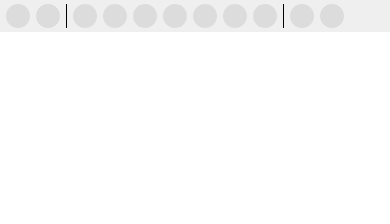
                  <widget class="QWidget" name="tab_5">
                   <attribute name="title">
                    <string>Solution Manager</string>
                   </attribute>
                   <layout class="QVBoxLayout" name="verticalLayout_22">
                    <property name="spacing">
                     <number>0</number>
                    </property>
                    <property name="leftMargin">
                     <number>0</number>
                    </property>
                    <property name="topMargin">
                     <number>0</number>
                    </property>
                    <property name="rightMargin">
                     <number>0</number>
                    </property>
                    <property name="bottomMargin">
                     <number>0</number>
                    </property>
                    <item>
                     <widget class="QWidget" name="widget_8" native="true">
                      <property name="minimumSize">
                       <size>
                        <width>0</width>
                        <height>24</height>
                       </size>
                      </property>
                      <layout class="QHBoxLayout" name="horizontalLayout_22">
                       <property name="leftMargin">
                        <number>6</number>
                       </property>
                       <property name="topMargin">
                        <number>4</number>
                       </property>
                       <property name="rightMargin">
                        <number>6</number>
                       </property>
                       <property name="bottomMargin">
                        <number>4</number>
                       </property>
                       <item>
                        <widget class="QPushButton" name="pushButton_11">
                         <property name="sizePolicy">
                          <sizepolicy hsizetype="Fixed" vsizetype="Fixed">
                           <horstretch>0</horstretch>
                           <verstretch>0</verstretch>
                          </sizepolicy>
                         </property>
                         <property name="minimumSize">
                          <size>
                           <width>24</width>
                           <height>24</height>
                          </size>
                         </property>
                         <property name="maximumSize">
                          <size>
                           <width>24</width>
                           <height>24</height>
                          </size>
                         </property>
                         <property name="styleSheet">
                          <string notr="true">QPushButton{
	background-color: rgb(220, 220, 220);
	color: rgb(100, 100, 100);
	border: 1px transparent;
	border-radius: 12px;
}

QPushButton:hover{
	background-color: rgb(200, 200, 200);
}</string>
                         </property>
                         <property name="text">
                          <string/>
                         </property>
                         <property name="icon">
                          <iconset resource="Resources.qrc">
                           <normaloff>:/SubWindow/src/ToolBar/SubWindow/Backward.png</normaloff>:/SubWindow/src/ToolBar/SubWindow/Backward.png</iconset>
                         </property>
                         <property name="iconSize">
                          <size>
                           <width>12</width>
                           <height>12</height>
                          </size>
                         </property>
                        </widget>
                       </item>
                       <item>
                        <widget class="QPushButton" name="pushButton_12">
                         <property name="sizePolicy">
                          <sizepolicy hsizetype="Fixed" vsizetype="Fixed">
                           <horstretch>0</horstretch>
                           <verstretch>0</verstretch>
                          </sizepolicy>
                         </property>
                         <property name="minimumSize">
                          <size>
                           <width>24</width>
                           <height>24</height>
                          </size>
                         </property>
                         <property name="maximumSize">
                          <size>
                           <width>24</width>
                           <height>24</height>
                          </size>
                         </property>
                         <property name="styleSheet">
                          <string notr="true">QPushButton{
	background-color: rgb(220, 220, 220);
	color: rgb(100, 100, 100);
	border: 1px transparent;
	border-radius: 12px;
}

QPushButton:hover{
	background-color: rgb(200, 200, 200);
}</string>
                         </property>
                         <property name="text">
                          <string/>
                         </property>
                         <property name="icon">
                          <iconset resource="Resources.qrc">
                           <normaloff>:/SubWindow/src/ToolBar/SubWindow/Forward.png</normaloff>:/SubWindow/src/ToolBar/SubWindow/Forward.png</iconset>
                         </property>
                         <property name="iconSize">
                          <size>
                           <width>12</width>
                           <height>12</height>
                          </size>
                         </property>
                        </widget>
                       </item>
                       <item>
                        <widget class="Line" name="line">
                         <property name="minimumSize">
                          <size>
                           <width>1</width>
                           <height>0</height>
                          </size>
                         </property>
                         <property name="maximumSize">
                          <size>
                           <width>1</width>
                           <height>16777215</height>
                          </size>
                         </property>
                         <property name="styleSheet">
                          <string notr="true">background-color: rgb(109, 109, 109);</string>
                         </property>
                         <property name="frameShadow">
                          <enum>QFrame::Plain</enum>
                         </property>
                         <property name="orientation">
                          <enum>Qt::Vertical</enum>
                         </property>
                        </widget>
                       </item>
                       <item>
                        <widget class="QPushButton" name="pushButton_13">
                         <property name="sizePolicy">
                          <sizepolicy hsizetype="Fixed" vsizetype="Fixed">
                           <horstretch>0</horstretch>
                           <verstretch>0</verstretch>
                          </sizepolicy>
                         </property>
                         <property name="minimumSize">
                          <size>
                           <width>24</width>
                           <height>24</height>
                          </size>
                         </property>
                         <property name="maximumSize">
                          <size>
                           <width>24</width>
                           <height>24</height>
                          </size>
                         </property>
                         <property name="styleSheet">
                          <string notr="true">QPushButton{
	background-color: rgb(220, 220, 220);
	color: rgb(100, 100, 100);
	border: 1px transparent;
	border-radius: 12px;
}

QPushButton:hover{
	background-color: rgb(200, 200, 200);
}</string>
                         </property>
                         <property name="text">
                          <string/>
                         </property>
                         <property name="icon">
                          <iconset resource="Resources.qrc">
                           <normaloff>:/SubWindow/src/ToolBar/SubWindow/Home.png</normaloff>:/SubWindow/src/ToolBar/SubWindow/Home.png</iconset>
                         </property>
                         <property name="iconSize">
                          <size>
                           <width>12</width>
                           <height>12</height>
                          </size>
                         </property>
                        </widget>
                       </item>
                       <item>
                        <widget class="QPushButton" name="pushButton_14">
                         <property name="sizePolicy">
                          <sizepolicy hsizetype="Fixed" vsizetype="Fixed">
                           <horstretch>0</horstretch>
                           <verstretch>0</verstretch>
                          </sizepolicy>
                         </property>
                         <property name="minimumSize">
                          <size>
                           <width>24</width>
                           <height>24</height>
                          </size>
                         </property>
                         <property name="maximumSize">
                          <size>
                           <width>24</width>
                           <height>24</height>
                          </size>
                         </property>
                         <property name="styleSheet">
                          <string notr="true">QPushButton{
	background-color: rgb(220, 220, 220);
	color: rgb(100, 100, 100);
	border: 1px transparent;
	border-radius: 12px;
}

QPushButton:hover{
	background-color: rgb(200, 200, 200);
}</string>
                         </property>
                         <property name="text">
                          <string/>
                         </property>
                         <property name="icon">
                          <iconset resource="Resources.qrc">
                           <normaloff>:/SubWindow/src/ToolBar/SubWindow/Refresh.png</normaloff>:/SubWindow/src/ToolBar/SubWindow/Refresh.png</iconset>
                         </property>
                         <property name="iconSize">
                          <size>
                           <width>12</width>
                           <height>12</height>
                          </size>
                         </property>
                        </widget>
                       </item>
                       <item>
                        <widget class="QPushButton" name="pushButton_15">
                         <property name="sizePolicy">
                          <sizepolicy hsizetype="Fixed" vsizetype="Fixed">
                           <horstretch>0</horstretch>
                           <verstretch>0</verstretch>
                          </sizepolicy>
                         </property>
                         <property name="minimumSize">
                          <size>
                           <width>24</width>
                           <height>24</height>
                          </size>
                         </property>
                         <property name="maximumSize">
                          <size>
                           <width>24</width>
                           <height>24</height>
                          </size>
                         </property>
                         <property name="styleSheet">
                          <string notr="true">QPushButton{
	background-color: rgb(220, 220, 220);
	color: rgb(100, 100, 100);
	border: 1px transparent;
	border-radius: 12px;
}

QPushButton:hover{
	background-color: rgb(200, 200, 200);
}</string>
                         </property>
                         <property name="text">
                          <string/>
                         </property>
                         <property name="icon">
                          <iconset resource="Resources.qrc">
                           <normaloff>:/SubWindow/src/ToolBar/SubWindow/Fold.png</normaloff>:/SubWindow/src/ToolBar/SubWindow/Fold.png</iconset>
                         </property>
                         <property name="iconSize">
                          <size>
                           <width>12</width>
                           <height>12</height>
                          </size>
                         </property>
                        </widget>
                       </item>
                       <item>
                        <widget class="QPushButton" name="pushButton_16">
                         <property name="sizePolicy">
                          <sizepolicy hsizetype="Fixed" vsizetype="Fixed">
                           <horstretch>0</horstretch>
                           <verstretch>0</verstretch>
                          </sizepolicy>
                         </property>
                         <property name="minimumSize">
                          <size>
                           <width>24</width>
                           <height>24</height>
                          </size>
                         </property>
                         <property name="maximumSize">
                          <size>
                           <width>24</width>
                           <height>24</height>
                          </size>
                         </property>
                         <property name="styleSheet">
                          <string notr="true">QPushButton{
	background-color: rgb(220, 220, 220);
	color: rgb(100, 100, 100);
	border: 1px transparent;
	border-radius: 12px;
}

QPushButton:hover{
	background-color: rgb(200, 200, 200);
}</string>
                         </property>
                         <property name="text">
                          <string/>
                         </property>
                         <property name="icon">
                          <iconset resource="Resources.qrc">
                           <normaloff>:/SubWindow/src/ToolBar/SubWindow/Expand.png</normaloff>:/SubWindow/src/ToolBar/SubWindow/Expand.png</iconset>
                         </property>
                         <property name="iconSize">
                          <size>
                           <width>12</width>
                           <height>12</height>
                          </size>
                         </property>
                        </widget>
                       </item>
                       <item>
                        <widget class="QPushButton" name="pushButton_17">
                         <property name="sizePolicy">
                          <sizepolicy hsizetype="Fixed" vsizetype="Fixed">
                           <horstretch>0</horstretch>
                           <verstretch>0</verstretch>
                          </sizepolicy>
                         </property>
                         <property name="minimumSize">
                          <size>
                           <width>24</width>
                           <height>24</height>
                          </size>
                         </property>
                         <property name="maximumSize">
                          <size>
                           <width>24</width>
                           <height>24</height>
                          </size>
                         </property>
                         <property name="styleSheet">
                          <string notr="true">QPushButton{
	background-color: rgb(220, 220, 220);
	color: rgb(100, 100, 100);
	border: 1px transparent;
	border-radius: 12px;
}

QPushButton:hover{
	background-color: rgb(200, 200, 200);
}</string>
                         </property>
                         <property name="text">
                          <string/>
                         </property>
                         <property name="icon">
                          <iconset resource="Resources.qrc">
                           <normaloff>:/SubWindow/src/ToolBar/SubWindow/Fliter.png</normaloff>:/SubWindow/src/ToolBar/SubWindow/Fliter.png</iconset>
                         </property>
                         <property name="iconSize">
                          <size>
                           <width>12</width>
                           <height>12</height>
                          </size>
                         </property>
                        </widget>
                       </item>
                       <item>
                        <widget class="QPushButton" name="pushButton_20">
                         <property name="sizePolicy">
                          <sizepolicy hsizetype="Fixed" vsizetype="Fixed">
                           <horstretch>0</horstretch>
                           <verstretch>0</verstretch>
                          </sizepolicy>
                         </property>
                         <property name="minimumSize">
                          <size>
                           <width>24</width>
                           <height>24</height>
                          </size>
                         </property>
                         <property name="maximumSize">
                          <size>
                           <width>24</width>
                           <height>24</height>
                          </size>
                         </property>
                         <property name="styleSheet">
                          <string notr="true">QPushButton{
	background-color: rgb(220, 220, 220);
	color: rgb(100, 100, 100);
	border: 1px transparent;
	border-radius: 12px;
}

QPushButton:hover{
	background-color: rgb(200, 200, 200);
}</string>
                         </property>
                         <property name="text">
                          <string/>
                         </property>
                         <property name="icon">
                          <iconset resource="Resources.qrc">
                           <normaloff>:/SubWindow/src/ToolBar/SubWindow/View.png</normaloff>:/SubWindow/src/ToolBar/SubWindow/View.png</iconset>
                         </property>
                         <property name="iconSize">
                          <size>
                           <width>12</width>
                           <height>12</height>
                          </size>
                         </property>
                        </widget>
                       </item>
                       <item>
                        <widget class="QPushButton" name="pushButton_21">
                         <property name="sizePolicy">
                          <sizepolicy hsizetype="Fixed" vsizetype="Fixed">
                           <horstretch>0</horstretch>
                           <verstretch>0</verstretch>
                          </sizepolicy>
                         </property>
                         <property name="minimumSize">
                          <size>
                           <width>24</width>
                           <height>24</height>
                          </size>
                         </property>
                         <property name="maximumSize">
                          <size>
                           <width>24</width>
                           <height>24</height>
                          </size>
                         </property>
                         <property name="styleSheet">
                          <string notr="true">QPushButton{
	background-color: rgb(220, 220, 220);
	color: rgb(100, 100, 100);
	border: 1px transparent;
	border-radius: 12px;
}

QPushButton:hover{
	background-color: rgb(200, 200, 200);
}</string>
                         </property>
                         <property name="text">
                          <string/>
                         </property>
                         <property name="icon">
                          <iconset resource="Resources.qrc">
                           <normaloff>:/SubWindow/src/ToolBar/SubWindow/Properties.png</normaloff>:/SubWindow/src/ToolBar/SubWindow/Properties.png</iconset>
                         </property>
                         <property name="iconSize">
                          <size>
                           <width>12</width>
                           <height>12</height>
                          </size>
                         </property>
                        </widget>
                       </item>
                       <item>
                        <widget class="Line" name="line_2">
                         <property name="minimumSize">
                          <size>
                           <width>1</width>
                           <height>0</height>
                          </size>
                         </property>
                         <property name="maximumSize">
                          <size>
                           <width>1</width>
                           <height>16777215</height>
                          </size>
                         </property>
                         <property name="styleSheet">
                          <string notr="true">background-color: rgb(109, 109, 109);</string>
                         </property>
                         <property name="frameShadow">
                          <enum>QFrame::Plain</enum>
                         </property>
                         <property name="orientation">
                          <enum>Qt::Vertical</enum>
                         </property>
                        </widget>
                       </item>
                       <item>
                        <widget class="QPushButton" name="pushButton_18">
                         <property name="sizePolicy">
                          <sizepolicy hsizetype="Fixed" vsizetype="Fixed">
                           <horstretch>0</horstretch>
                           <verstretch>0</verstretch>
                          </sizepolicy>
                         </property>
                         <property name="minimumSize">
                          <size>
                           <width>24</width>
                           <height>24</height>
                          </size>
                         </property>
                         <property name="maximumSize">
                          <size>
                           <width>24</width>
                           <height>24</height>
                          </size>
                         </property>
                         <property name="styleSheet">
                          <string notr="true">QPushButton{
	background-color: rgb(220, 220, 220);
	color: rgb(100, 100, 100);
	border: 1px transparent;
	border-radius: 12px;
}

QPushButton:hover{
	background-color: rgb(200, 200, 200);
}</string>
                         </property>
                         <property name="text">
                          <string/>
                         </property>
                         <property name="icon">
                          <iconset resource="Resources.qrc">
                           <normaloff>:/SubWindow/src/ToolBar/SubWindow/Synchronize.png</normaloff>:/SubWindow/src/ToolBar/SubWindow/Synchronize.png</iconset>
                         </property>
                         <property name="iconSize">
                          <size>
                           <width>12</width>
                           <height>12</height>
                          </size>
                         </property>
                        </widget>
                       </item>
                       <item>
                        <widget class="QPushButton" name="pushButton_19">
                         <property name="sizePolicy">
                          <sizepolicy hsizetype="Fixed" vsizetype="Fixed">
                           <horstretch>0</horstretch>
                           <verstretch>0</verstretch>
                          </sizepolicy>
                         </property>
                         <property name="minimumSize">
                          <size>
                           <width>24</width>
                           <height>24</height>
                          </size>
                         </property>
                         <property name="maximumSize">
                          <size>
                           <width>24</width>
                           <height>24</height>
                          </size>
                         </property>
                         <property name="styleSheet">
                          <string notr="true">QPushButton{
	background-color: rgb(220, 220, 220);
	color: rgb(100, 100, 100);
	border: 1px transparent;
	border-radius: 12px;
}

QPushButton:hover{
	background-color: rgb(200, 200, 200);
}</string>
                         </property>
                         <property name="text">
                          <string/>
                         </property>
                         <property name="icon">
                          <iconset resource="Resources.qrc">
                           <normaloff>:/SubWindow/src/ToolBar/SubWindow/Code.png</normaloff>:/SubWindow/src/ToolBar/SubWindow/Code.png</iconset>
                         </property>
                         <property name="iconSize">
                          <size>
                           <width>12</width>
                           <height>12</height>
                          </size>
                         </property>
                        </widget>
                       </item>
                       <item>
                        <spacer name="horizontalSpacer_8">
                         <property name="orientation">
                          <enum>Qt::Horizontal</enum>
                         </property>
                         <property name="sizeHint" stdset="0">
                          <size>
                           <width>40</width>
                           <height>20</height>
                          </size>
                         </property>
                        </spacer>
                       </item>
                      </layout>
                     </widget>
                    </item>
                    <item>
                     <widget class="QTreeView" name="treeView_SolutionView">
                      <property name="contextMenuPolicy">
                       <enum>Qt::CustomContextMenu</enum>
                      </property>
                      <property name="frameShape">
                       <enum>QFrame::NoFrame</enum>
                      </property>
                     </widget>
                    </item>
                   </layout>
                  </widget>
